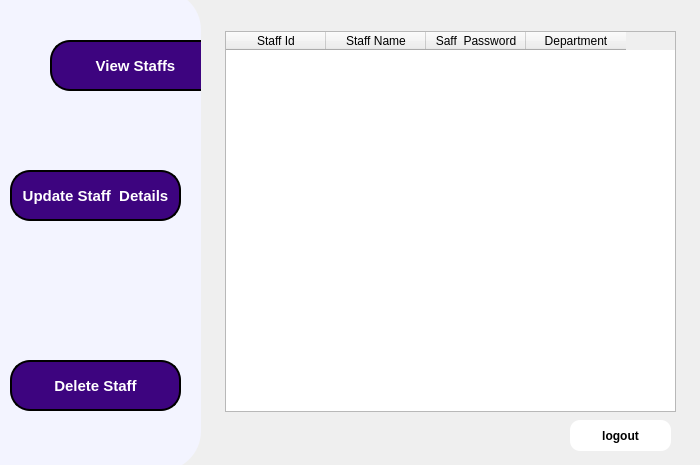
<?xml version="1.0" encoding="UTF-8"?>
<ui version="4.0">
 <class>Dialog</class>
 <widget class="QDialog" name="Dialog">
  <property name="geometry">
   <rect>
    <x>0</x>
    <y>0</y>
    <width>700</width>
    <height>465</height>
   </rect>
  </property>
  <property name="maximumSize">
   <size>
    <width>736</width>
    <height>16777215</height>
   </size>
  </property>
  <property name="windowTitle">
   <string>Dialog</string>
  </property>
  <widget class="QLabel" name="label">
   <property name="geometry">
    <rect>
     <x>-4</x>
     <y>-8</y>
     <width>732</width>
     <height>536</height>
    </rect>
   </property>
   <property name="minimumSize">
    <size>
     <width>732</width>
     <height>536</height>
    </size>
   </property>
   <property name="maximumSize">
    <size>
     <width>732</width>
     <height>536</height>
    </size>
   </property>
   <property name="text">
    <string/>
   </property>
   <property name="pixmap">
    <pixmap>images/mainBg.png</pixmap>
   </property>
   <property name="scaledContents">
    <bool>true</bool>
   </property>
  </widget>
  <widget class="QWidget" name="widget" native="true">
   <property name="geometry">
    <rect>
     <x>-20</x>
     <y>-10</y>
     <width>221</width>
     <height>481</height>
    </rect>
   </property>
   <property name="styleSheet">
    <string notr="true">background-color: rgb(243, 244, 255);
border-radius:40px
</string>
   </property>
   <widget class="QPushButton" name="pushButton_2">
    <property name="geometry">
     <rect>
      <x>30</x>
      <y>180</y>
      <width>171</width>
      <height>51</height>
     </rect>
    </property>
    <property name="font">
     <font>
      <pointsize>11</pointsize>
      <weight>75</weight>
      <bold>true</bold>
     </font>
    </property>
    <property name="styleSheet">
     <string notr="true">background-color: rgb(61, 4, 127);
color: rgb(255, 255, 255);
border-color: rgb(206, 255, 255);
border:2px solid;
border-radius:20px</string>
    </property>
    <property name="text">
     <string>Update Staff  Details</string>
    </property>
   </widget>
   <widget class="QPushButton" name="pushButton_3">
    <property name="geometry">
     <rect>
      <x>30</x>
      <y>370</y>
      <width>171</width>
      <height>51</height>
     </rect>
    </property>
    <property name="font">
     <font>
      <pointsize>11</pointsize>
      <weight>75</weight>
      <bold>true</bold>
     </font>
    </property>
    <property name="styleSheet">
     <string notr="true">background-color: rgb(61, 4, 127);
color: rgb(255, 255, 255);
border-color: rgb(206, 255, 255);
border:2px solid;
border-radius:20px</string>
    </property>
    <property name="text">
     <string>Delete Staff</string>
    </property>
   </widget>
   <widget class="QTableWidget" name="tableWidget">
    <property name="geometry">
     <rect>
      <x>210</x>
      <y>80</y>
      <width>256</width>
      <height>192</height>
     </rect>
    </property>
   </widget>
   <widget class="QPushButton" name="pushButton_4">
    <property name="geometry">
     <rect>
      <x>70</x>
      <y>50</y>
      <width>171</width>
      <height>51</height>
     </rect>
    </property>
    <property name="font">
     <font>
      <pointsize>11</pointsize>
      <weight>75</weight>
      <bold>true</bold>
     </font>
    </property>
    <property name="styleSheet">
     <string notr="true">background-color: rgb(61, 4, 127);
color: rgb(255, 255, 255);
border-color: rgb(206, 255, 255);
border:2px solid;
border-radius:20px</string>
    </property>
    <property name="text">
     <string>View Staffs</string>
    </property>
   </widget>
  </widget>
  <widget class="QTableWidget" name="tableWidget_2">
   <property name="geometry">
    <rect>
     <x>225</x>
     <y>31</y>
     <width>451</width>
     <height>381</height>
    </rect>
   </property>
   <column>
    <property name="text">
     <string>Staff Id</string>
    </property>
   </column>
   <column>
    <property name="text">
     <string>Staff Name</string>
    </property>
   </column>
   <column>
    <property name="text">
     <string>Saff  Password</string>
    </property>
   </column>
   <column>
    <property name="text">
     <string>Department</string>
    </property>
   </column>
  </widget>
  <widget class="QPushButton" name="pushButton_5">
   <property name="geometry">
    <rect>
     <x>570</x>
     <y>420</y>
     <width>101</width>
     <height>31</height>
    </rect>
   </property>
   <property name="font">
    <font>
     <weight>75</weight>
     <bold>true</bold>
    </font>
   </property>
   <property name="styleSheet">
    <string notr="true">border:none;
background-color: rgb(255, 255, 255);
border-radius:10px
</string>
   </property>
   <property name="text">
    <string>logout</string>
   </property>
  </widget>
  <widget class="QLabel" name="label_2">
   <property name="geometry">
    <rect>
     <x>650</x>
     <y>420</y>
     <width>21</width>
     <height>21</height>
    </rect>
   </property>
   <property name="styleSheet">
    <string notr="true">background-color: rgba(255, 255, 255,0.0);
border:none</string>
   </property>
   <property name="text">
    <string/>
   </property>
   <property name="pixmap">
    <pixmap>images/logout.png</pixmap>
   </property>
   <property name="scaledContents">
    <bool>true</bool>
   </property>
  </widget>
 </widget>
 <resources/>
 <connections/>
</ui>
